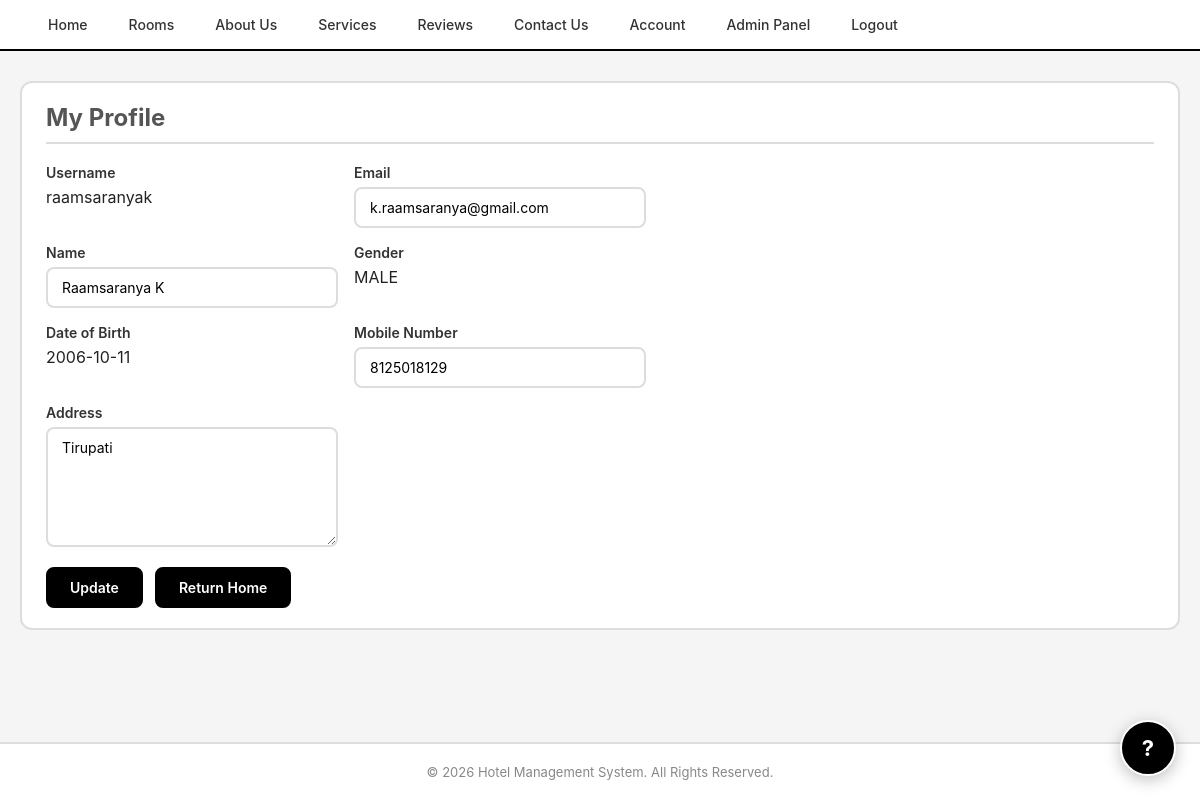
The app's page /profile (signed in) with its own data.
### hotel/models.py (models this page shows, shortened)
class User(db.Model,UserMixin):
    user_id=db.Column(db.Integer,primary_key=True,)
    username=db.Column(db.String(50),unique=True,index=True,nullable=False)
    password=db.Column(db.String(70),nullable=False)
    email=db.Column(db.String(50),unique=True,index=True,nullable=False)
    role=db.Column(db.String(15),index=True,nullable=False,default="customer")
    account_status=db.Column(db.String(20),index=True,nullable=False,default="ACTIVE")
    created_date_time=db.Column(db.DateTime,index=True,nullable=False,default=datetime.utcnow)
    deleted_at=db.Column(db.DateTime,index=True,nullable=True,default=None)
    customer_details=db.relationship("Customer_Details",backref="user",uselist=False)
    booking_records=db.relationship("Booking",backref="user")
    guests=db.relationship("Guest",backref="user")
    reviews=db.relationship("Review",backref="user")
    complaints=db.relationship("Complaint",backref="user")
    audit_logs=db.relationship("AuditLog",backref="user")
    created_rooms=db.relationship("Room",foreign_keys="Room.created_by",backref="admin_creator")
    updated_rooms=db.relationship("Room",foreign_keys="Room.updated_by",backref="admin_updater")

class Customer_Details(db.Model):
    user_id=db.Column(db.Integer,db.ForeignKey("user.user_id"),primary_key=True)
    customer_name=db.Column(db.String(50),nullable=False)
    gender=db.Column(db.String(10),nullable=False)
    date_of_birth=db.Column(db.Date,nullable=False)
    contact_number=db.Column(db.String(20),index=True)
    address=db.Column(db.String(70))

### hotel/routes/customer_routes.py (the view, shortened to what this page needs)
@app.route("/profile",methods=["GET","POST"])
@login_required
def profile():
    form=AccountForm()
    if request.method=="GET":
        form.username.data=current_user.username
        form.email.data=current_user.email
        form.customer_name.data=current_user.customer_details.customer_name
        form.gender.data=current_user.customer_details.gender
        form.date_of_birth.data=current_user.customer_details.date_of_birth
        form.contact_number.data=current_user.customer_details.contact_number
        form.address.data=current_user.customer_details.address
    elif request.method=="POST":
        form.username.data=current_user.username
        form.gender.data=current_user.customer_details.gender
        form.date_of_birth.data=current_user.customer_details.date_of_birth
    return render_template("customer/profile.html",form=form)

### hotel/forms/customer_forms.py
class AccountForm(FlaskForm):
    username = StringField("Username",validators=[DataRequired()])
    email=StringField("Email",validators=[Email(),DataRequired()])
    customer_name = StringField("Name",validators=[DataRequired()])
    gender=RadioField("Gender",choices=[("MALE","Male"),("FEMALE","Female"),("Other","Other")], validators=[DataRequired()])
    date_of_birth=DateField("Date-of-Birth",validators=[DataRequired()])
    contact_number=StringField("Mobile Number",validators=[DataRequired()])
    address=TextAreaField("Address")
    submit = SubmitField("Update")

### hotel/models.py (called while the page is built)
@login_manager.user_loader
def load_user(user_id):
    return User.query.get(int(user_id))

### hotel/templates/customer/profile.html (shortened to what this page needs)
{% extends "layouts/base_layout.html" %}
{% block content %}
<div class="customer-page">
    <div class="customer-card">
        <h1 class="customer-heading">My Profile</h1>
        <form method="POST">
            <div class="form-field">
                <label class="form-label">Username</label>
                <p>{{current_user.username}}</p>
            </div>
            <div class="form-field">
                {{form.email.label(class="form-label")}}
                {{form.email(class="form-input")}}
            </div>
            <div class="form-field">
                {{form.customer_name.label(class="form-label")}}
                {{form.customer_name(class="form-input")}}
            </div>
            <div class="form-field">
                <label class="form-label">Gender</label>
                <p>{{current_user.customer_details.gender}}</p>
            </div>
            <div class="form-field">
                <label class="form-label">Date of Birth</label>
                <p>{{current_user.customer_details.date_of_birth}}</p>
            </div>
            <div class="form-field">
                {{form.contact_number.label(class="form-label")}}
                {{form.contact_number(class="form-input")}}
            </div>
            <div class="form-field">
                {{form.address.label(class="form-label")}}
                {{form.address(class="form-input")}}
            </div>
            <div class="form-actions">
                {{form.submit(class="primary-button")}}
                <a class="primary-button" href="{{url_for('home')}}">Return Home</a>
            </div>
        </form>
    </div>
</div>
{% endblock %}

### hotel/static/css/style.css (style rules this page uses)
*, *::before, *::after { box-sizing: border-box; margin: 0; padding: 0; }
body { font-family: -apple-system, BlinkMacSystemFont, 'Segoe UI', Roboto, Oxygen, Ubuntu, Cantarell, sans-serif; background: #f5f5f5; color: #222; min-height: 100vh; display: flex; flex-direction: column; }
.form-field { display: flex; flex-direction: column; gap: 6px; }
.form-label { font-weight: 600; font-size: 14px; color: #333; }
.form-input { width: 100%; max-width: 100%; padding: 10px 14px; border: 2px solid #ddd; border-radius: 8px; font-size: 14px; font-family: inherit; background: #fff; transition: border-color 0.2s ease; }
textarea.form-input { min-height: 120px; resize: vertical; }
.form-actions { display: flex; justify-content: flex-start; gap: 12px; margin-top: 14px; flex-wrap: wrap; }
.primary-button { display: inline-block; padding: 10px 22px; border: 2px solid #000; border-radius: 8px; font-size: 14px; font-weight: 600; font-family: inherit; cursor: pointer; background: #000; color: #fff; text-decoration: none; text-align: center; transition: background 0.2s ease, transform 0.15s ease; }
.booking-page, .rooms-page, .customer-page { max-width: 1200px; margin: 30px auto; padding: 0 20px; }
.booking-card, .admin-card, .customer-card { background: #fff; border: 2px solid #ddd; border-radius: 12px; padding: 20px 24px; }
.booking-card h1, .admin-card h1, .customer-card h1 { font-size: 24px; margin-bottom: 20px; }
.customer-card > form[method="POST"] { display: grid; grid-template-columns: 1fr 1fr; gap: 16px; max-width: 600px; }
.customer-card > form[method="POST"] .form-actions { grid-column: 1 / -1; justify-content: flex-start; margin-top: 4px; }
.customer-heading, .booking-heading { font-size: 18px; font-weight: 700; margin-bottom: 18px; padding-bottom: 10px; border-bottom: 2px solid #ddd; color: #555; }

### records on screen
User: username "raamsaranyak", email "k.raamsaranya@gmail.com"
Customer_Details: customer_name "Raamsaranya K", customer_details.gender "MALE", customer_details.date_of_birth "2006-10-11", contact_number "8125018129", address "Tirupati"
